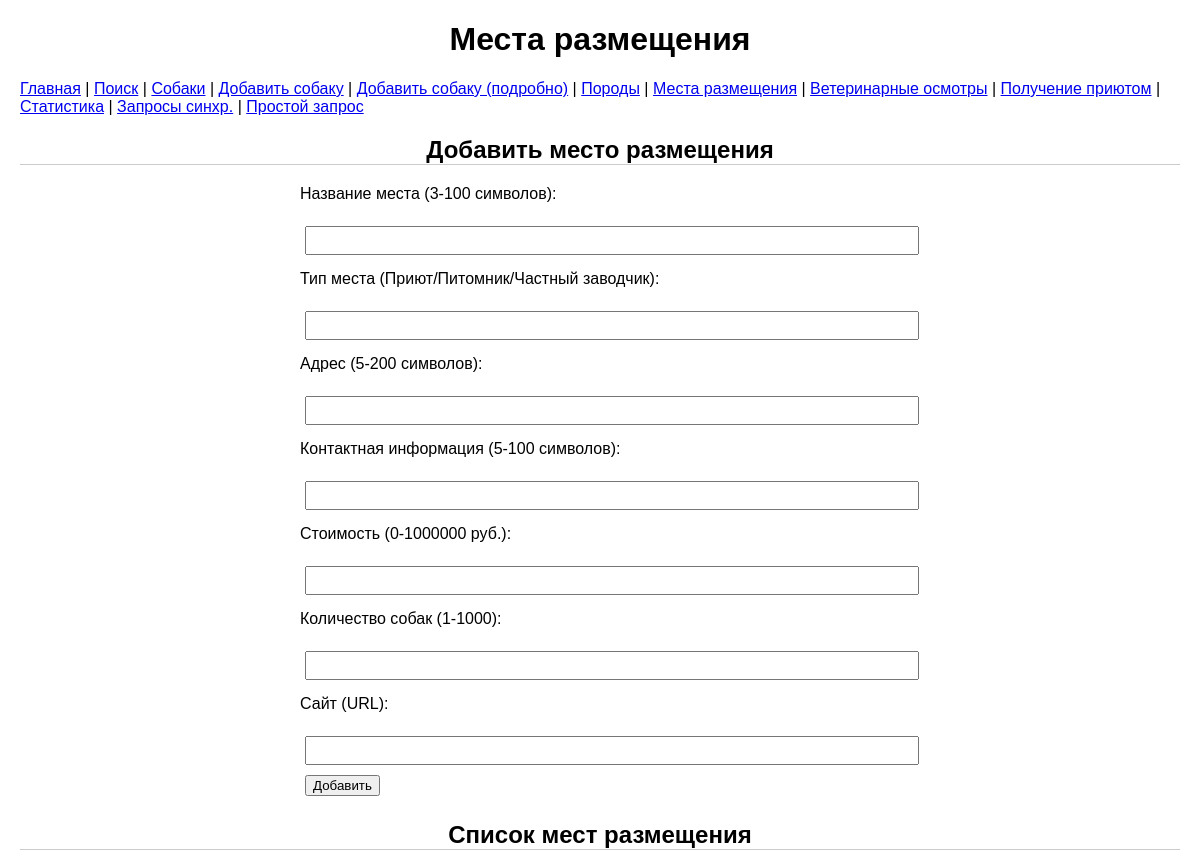
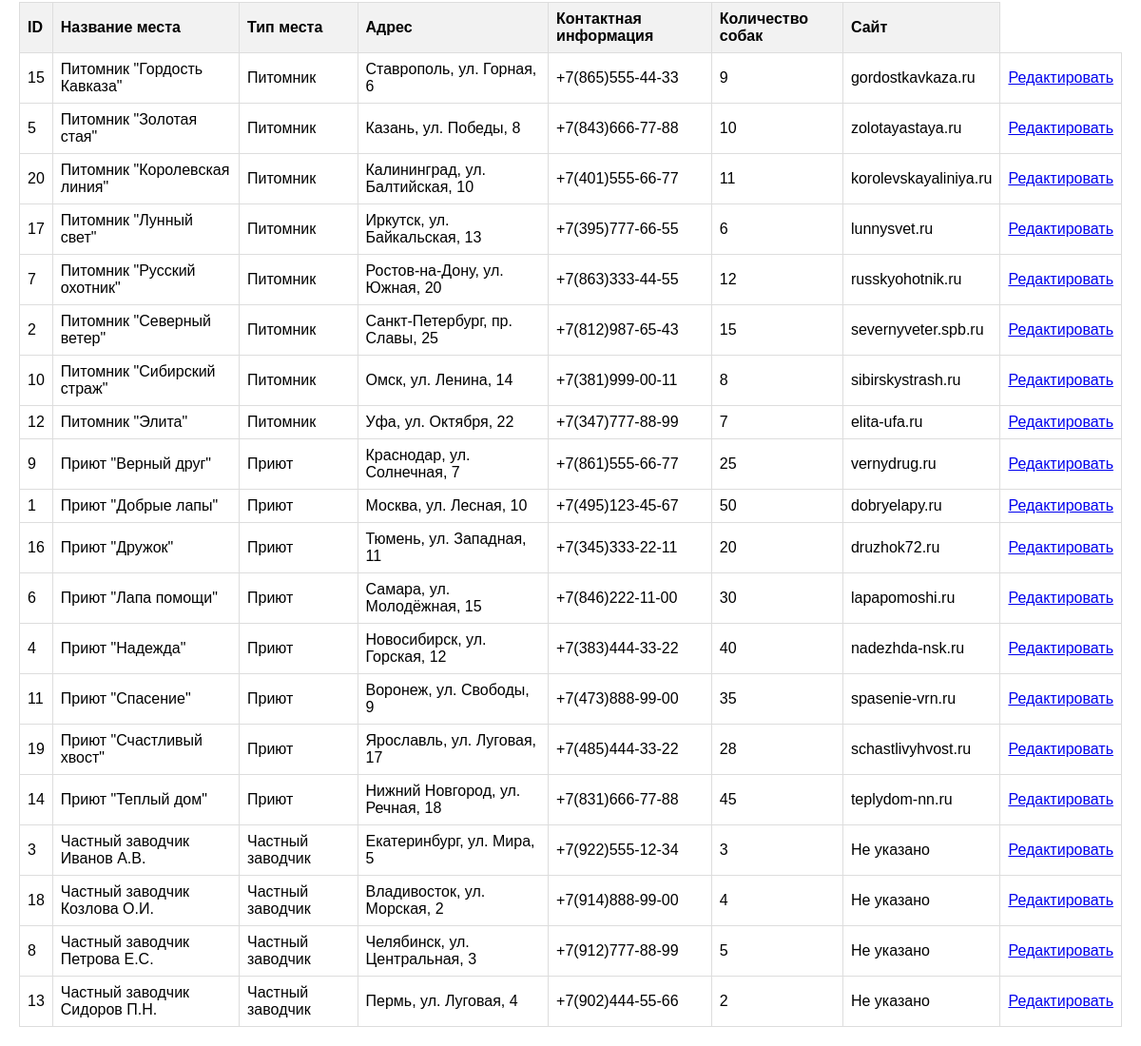
/locations, run on the app's committed database (2 pictures, top to bottom).
### tables this page shows
CREATE TABLE locations (
    id INTEGER PRIMARY KEY AUTOINCREMENT,
    location_name VARCHAR(100) NOT NULL,
    location_type VARCHAR(50),
    address VARCHAR(200),
    contact_info VARCHAR(100),
    price FLOAT,
    availability INTEGER,
    website VARCHAR(200)
);

### flask_app.py (the view, shortened to what this page needs)
@app.route('/locations', methods=['GET', 'POST'])
def locations():
    errors = []
    with get_db_connection() as conn:
        locations = conn.execute("SELECT * FROM locations ORDER BY location_name").fetchall()
    return render_template('locations.html', locations=locations, errors=errors)

### flask_app.py (called while the page is built)
def get_db_connection():
    conn = sqlite3.connect(DB_PATH, timeout=10)
    conn.row_factory = sqlite3.Row
    return conn

### templates/locations.html (shortened to what this page needs)
<!DOCTYPE html>
<html lang="ru">
<head>
    <link rel="stylesheet" href="{{ url_for('static', filename='style.css') }}">
</head>
<body>
    <h1>Места размещения</h1>
    <nav>
        <a href="/">Главная</a> |
        <a href="/search">Поиск</a> |
        <a href="/view">Собаки</a> |
        <a href="/add">Добавить собаку</a> |
        <a href="/add_detailed">Добавить собаку (подробно)</a> |
        <a href="/breeds">Породы</a> |
        <a href="/locations">Места размещения</a> |
        <a href="/vet_examinations">Ветеринарные осмотры</a> |
        <a href="/getting">Получение приютом</a> |
        <a href="/stats">Статистика</a> |
        <a href="/sync_queries">Запросы синхр.</a> |
        <a href="/simple_query">Простой запрос</a>
    </nav>
    <h2>Добавить место размещения</h2>
<form method="POST">
    <label for="location_name">Название места (3-100 символов):</label><br>
    <input type="text" name="location_name" id="location_name" required><br>
    <label for="location_type">Тип места (Приют/Питомник/Частный заводчик):</label><br>
    <input type="text" name="location_type" id="location_type"><br>
    <label for="address">Адрес (5-200 символов):</label><br>
    <input type="text" name="address" id="address" required><br>
    <label for="contact_info">Контактная информация (5-100 символов):</label><br>
    <input type="text" name="contact_info" id="contact_info"><br>
    <label for="price">Стоимость (0-1000000 руб.):</label><br>
    <input type="number" name="price" id="price" min="0" max="1000000"><br>
    <label for="availability">Количество собак (1-1000):</label><br>
    <input type="number" name="availability" id="availability" min="1" max="1000"><br>
    <label for="website">Сайт (URL):</label><br>
    <input type="text" name="website" id="website"><br>
    <button type="submit">Добавить</button>
</form>
    <h2>Список мест размещения</h2>
    {% if locations %}
        <table>
    <tr>
        <th>ID</th>
        <th>Название места</th>
        <th>Тип места</th>
        <th>Адрес</th>
        <th>Контактная информация</th>
        <th>Количество собак</th>
        <th>Сайт</th>
    </tr>
    {% for location in locations %}
    <tr>
        <td>{{ location['id'] }}</td>
        <td>{{ location['location_name'] }}</td>
        <td>{{ location['location_type'] or 'Не указано' }}</td>
        <td>{{ location['address'] or 'Не указано' }}</td>
        <td>{{ location['contact_info'] or 'Не указано' }}</td>
        <td>{{ location['availability'] or 'Не указано' }}</td>
        <td>{{ location['website'] or 'Не указано' }}</td>
<td><a href="{{ url_for('edit_location', id=location['id']) }}">Редактировать</a></td>
    </tr>
    {% endfor %}
</table>
    {% else %}
        <p>Нет мест размещения для отображения.</p>
    {% endif %}
</body>
</html>

### static/style.css (style rules this page uses)
body { font-family: Arial, sans-serif; margin: 20px; }
nav { margin-bottom: 20px; }
table { border-collapse: collapse; width: 100%; }
th, td { border: 1px solid #ddd; padding: 8px; text-align: left; }
th { background-color: #f2f2f2; }
form { margin-bottom: 20px; }
input, button { margin: 5px; }
form { max-width: 600px; margin: 20px auto; }
label { display: block; margin-top: 10px; }
input, select { width: 100%; padding: 5px; margin-top: 5px; }
h2 { margin-top: 20px; text-align: center; border-bottom: 1px solid #ccc; }
h1 { text-align: center; }

### data on the page
locations: id "15", location_name "Питомник \"Гордость Кавказа\"", location_type "Питомник", address "Ставрополь, ул. Горная, 6", contact_info "+7(865)555-44-33", availability "9", website "gordostkavkaza.ru"
locations: id "5", location_name "Питомник \"Золотая стая\"", location_type "Питомник", address "Казань, ул. Победы, 8", contact_info "+7(843)666-77-88", availability "10", website "zolotayastaya.ru"
locations: id "20", location_name "Питомник \"Королевская линия\"", location_type "Питомник", address "Калининград, ул. Балтийская, 10", contact_info "+7(401)555-66-77", availability "11", website "korolevskayaliniya.ru"
locations: id "17", location_name "Питомник \"Лунный свет\"", location_type "Питомник", address "Иркутск, ул. Байкальская, 13", contact_info "+7(395)777-66-55", availability "6", website "lunnysvet.ru"
locations: id "7", location_name "Питомник \"Русский охотник\"", location_type "Питомник", address "Ростов-на-Дону, ул. Южная, 20", contact_info "+7(863)333-44-55", availability "12", website "russkyohotnik.ru"
locations: id "2", location_name "Питомник \"Северный ветер\"", location_type "Питомник", address "Санкт-Петербург, пр. Славы, 25", contact_info "+7(812)987-65-43", availability "15", website "severnyveter.spb.ru"
locations: id "10", location_name "Питомник \"Сибирский страж\"", location_type "Питомник", address "Омск, ул. Ленина, 14", contact_info "+7(381)999-00-11", availability "8", website "sibirskystrash.ru"
locations: id "12", location_name "Питомник \"Элита\"", location_type "Питомник", address "Уфа, ул. Октября, 22", contact_info "+7(347)777-88-99", availability "7", website "elita-ufa.ru"
locations: id "9", location_name "Приют \"Верный друг\"", location_type "Приют", address "Краснодар, ул. Солнечная, 7", contact_info "+7(861)555-66-77", availability "25", website "vernydrug.ru"
locations: id "1", location_name "Приют \"Добрые лапы\"", location_type "Приют", address "Москва, ул. Лесная, 10", contact_info "+7(495)123-45-67", availability "50", website "dobryelapy.ru"
locations: id "16", location_name "Приют \"Дружок\"", location_type "Приют", address "Тюмень, ул. Западная, 11", contact_info "+7(345)333-22-11", availability "20", website "druzhok72.ru"
locations: id "6", location_name "Приют \"Лапа помощи\"", location_type "Приют", address "Самара, ул. Молодёжная, 15", contact_info "+7(846)222-11-00", availability "30", website "lapapomoshi.ru"
locations: id "4", location_name "Приют \"Надежда\"", location_type "Приют", address "Новосибирск, ул. Горская, 12", contact_info "+7(383)444-33-22", availability "40", website "nadezhda-nsk.ru"
locations: id "11", location_name "Приют \"Спасение\"", location_type "Приют", address "Воронеж, ул. Свободы, 9", contact_info "+7(473)888-99-00", availability "35", website "spasenie-vrn.ru"
locations: id "19", location_name "Приют \"Счастливый хвост\"", location_type "Приют", address "Ярославль, ул. Луговая, 17", contact_info "+7(485)444-33-22", availability "28", website "schastlivyhvost.ru"
locations: id "14", location_name "Приют \"Теплый дом\"", location_type "Приют", address "Нижний Новгород, ул. Речная, 18", contact_info "+7(831)666-77-88", availability "45", website "teplydom-nn.ru"
locations: id "3", location_name "Частный заводчик Иванов А.В.", location_type "Частный заводчик", address "Екатеринбург, ул. Мира, 5", contact_info "+7(922)555-12-34", availability "3", location "Не указано"
locations: id "18", location_name "Частный заводчик Козлова О.И.", location_type "Частный заводчик", address "Владивосток, ул. Морская, 2", contact_info "+7(914)888-99-00", availability "4", location "Не указано"
locations: id "8", location_name "Частный заводчик Петрова Е.С.", location_type "Частный заводчик", address "Челябинск, ул. Центральная, 3", contact_info "+7(912)777-88-99", availability "5", location "Не указано"
locations: id "13", location_name "Частный заводчик Сидоров П.Н.", location_type "Частный заводчик", address "Пермь, ул. Луговая, 4", contact_info "+7(902)444-55-66", availability "2", location "Не указано"
